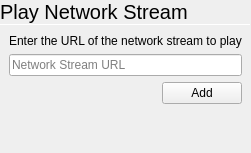
         <widget class="QWidget" name="sourcesStackPage4_2">
          <layout class="QVBoxLayout" name="verticalLayout_4">
           <property name="spacing">
            <number>0</number>
           </property>
           <property name="leftMargin">
            <number>0</number>
           </property>
           <property name="topMargin">
            <number>0</number>
           </property>
           <property name="rightMargin">
            <number>0</number>
           </property>
           <property name="bottomMargin">
            <number>0</number>
           </property>
           <item>
            <widget class="QLabel" name="label">
             <property name="font">
              <font>
               <pointsize>15</pointsize>
              </font>
             </property>
             <property name="text">
              <string>Play Network Stream</string>
             </property>
             <property name="margin">
              <number>9</number>
             </property>
            </widget>
           </item>
           <item>
            <widget class="Line" name="line_6">
             <property name="maximumSize">
              <size>
               <width>16777215</width>
               <height>1</height>
              </size>
             </property>
             <property name="orientation">
              <enum>Qt::Horizontal</enum>
             </property>
            </widget>
           </item>
           <item>
            <layout class="QVBoxLayout" name="verticalLayout_14">
             <property name="spacing">
              <number>6</number>
             </property>
             <property name="leftMargin">
              <number>9</number>
             </property>
             <property name="topMargin">
              <number>9</number>
             </property>
             <property name="rightMargin">
              <number>9</number>
             </property>
             <property name="bottomMargin">
              <number>9</number>
             </property>
             <item>
              <widget class="QLabel" name="label_2">
               <property name="text">
                <string>Enter the URL of the network stream to play</string>
               </property>
              </widget>
             </item>
             <item>
              <widget class="QLineEdit" name="networkStreamURL">
               <property name="placeholderText">
                <string>Network Stream URL</string>
               </property>
              </widget>
             </item>
             <item>
              <layout class="QHBoxLayout" name="horizontalLayout_4">
               <item>
                <spacer name="horizontalSpacer_2">
                 <property name="orientation">
                  <enum>Qt::Horizontal</enum>
                 </property>
                 <property name="sizeHint" stdset="0">
                  <size>
                   <width>40</width>
                   <height>20</height>
                  </size>
                 </property>
                </spacer>
               </item>
               <item>
                <widget class="QPushButton" name="AddNetworkStreamButton">
                 <property name="text">
                  <string>Add</string>
                 </property>
                 <property name="icon">
                  <iconset theme="list-add">
                   <normaloff>.</normaloff>.</iconset>
                 </property>
                </widget>
               </item>
              </layout>
             </item>
             <item>
              <spacer name="verticalSpacer">
               <property name="orientation">
                <enum>Qt::Vertical</enum>
               </property>
               <property name="sizeHint" stdset="0">
                <size>
                 <width>20</width>
                 <height>40</height>
                </size>
               </property>
              </spacer>
             </item>
            </layout>
           </item>
          </layout>
         </widget>
